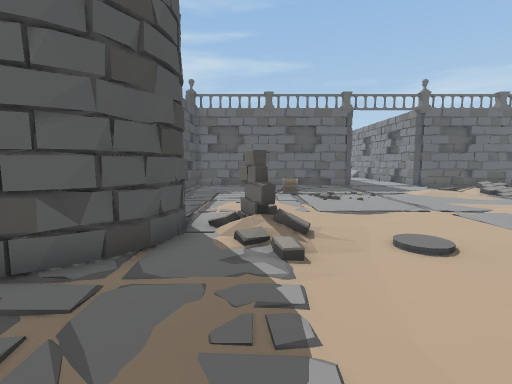
[1] (above)

17 first-person views from a walk through a 3-D level made in the Unity game engine. The camera is 1.5 m above the floor, tilts 6° down and sees 85° across. Doors are open. The floor is counted in squares, 1 m on a side. Each view is taken from the middle of a square. On the plan, view 1 faces up. The plan holds only what a view shows up to about 14 squares ahead; the rest is blank. The place goes on beyond the plan. The player is left out. Some animated figures are left out.

[2]
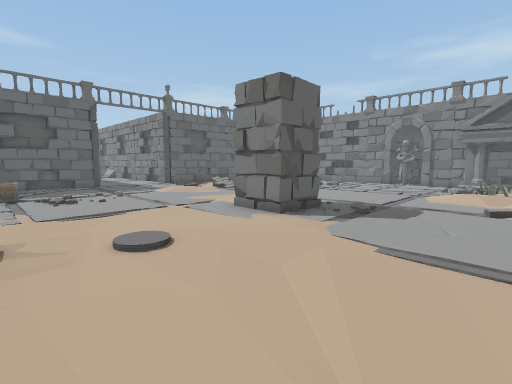

[3]
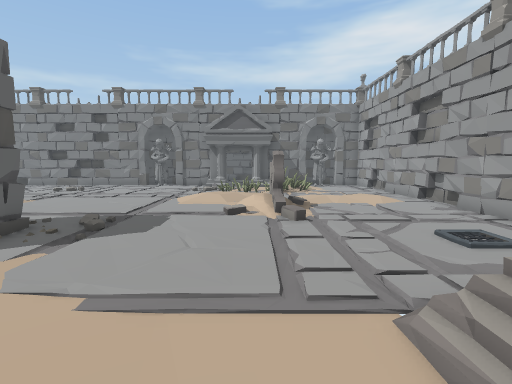

[4]
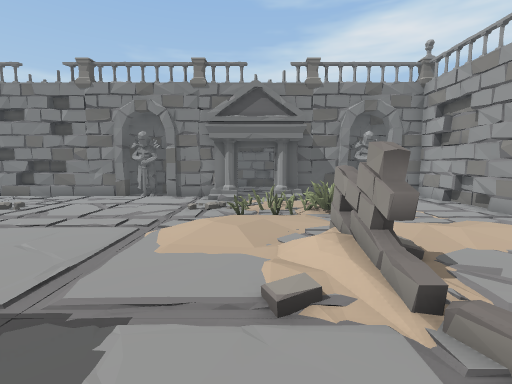

[5]
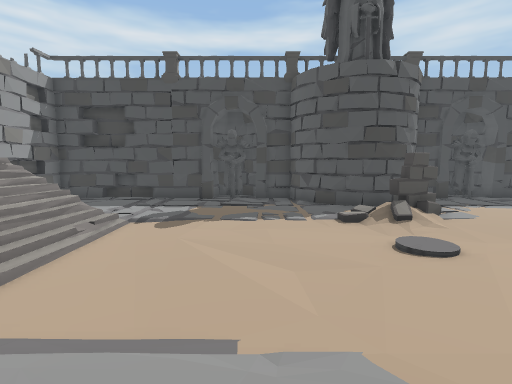

[6]
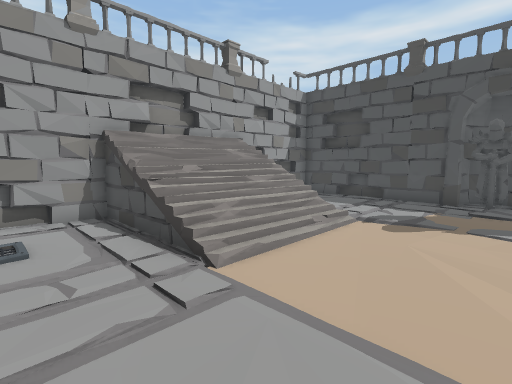

[7]
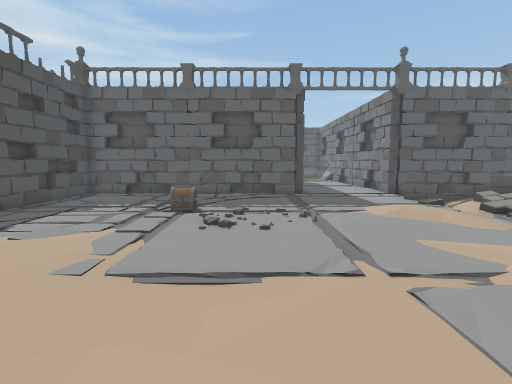

[8]
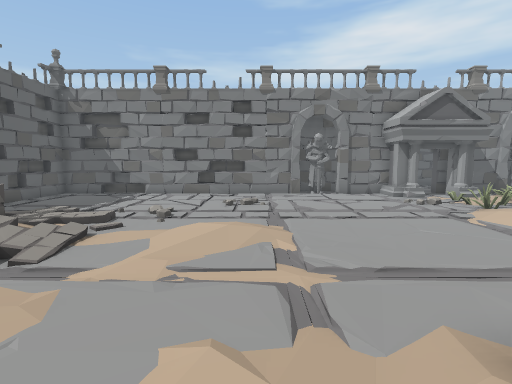

[9]
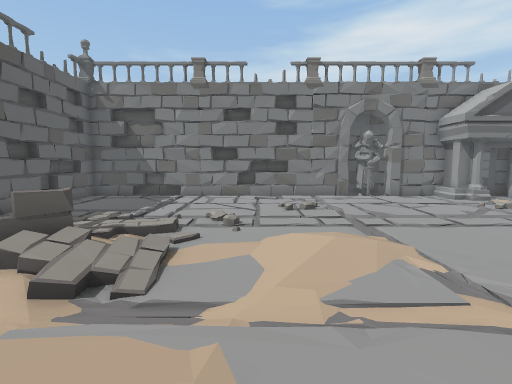

[10]
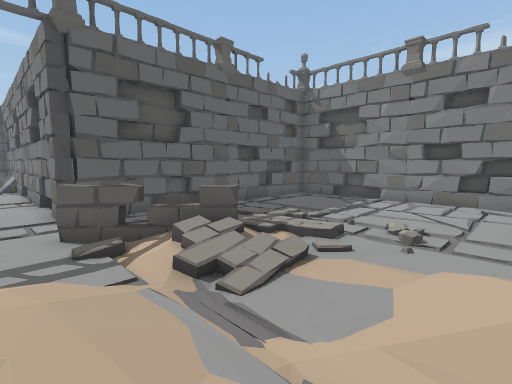

[11]
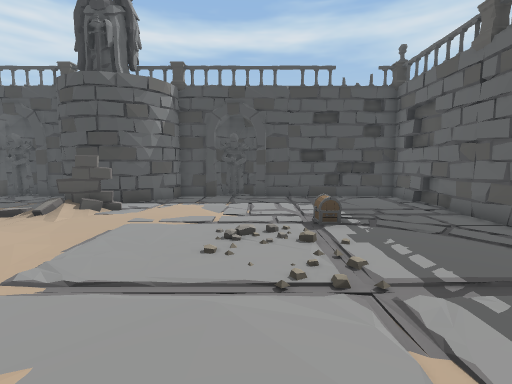

[12]
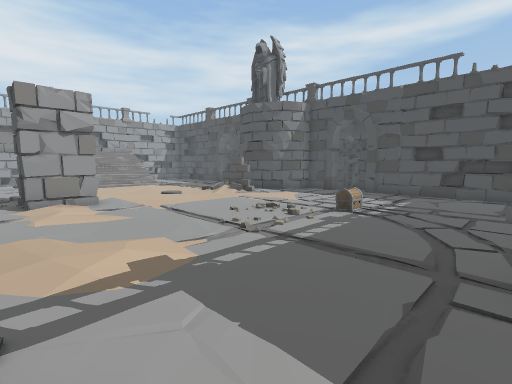

[13]
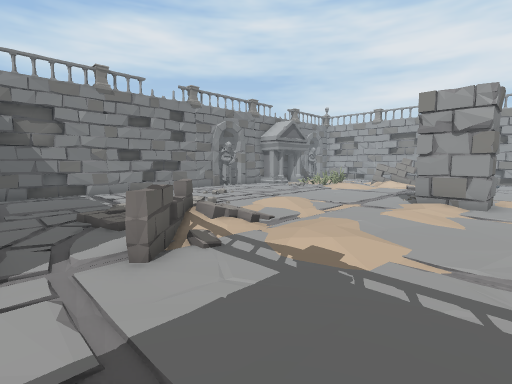

[14]
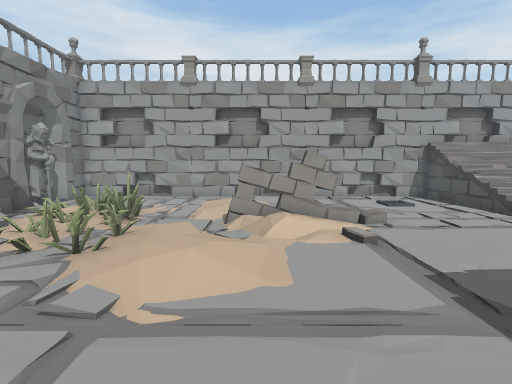

[15]
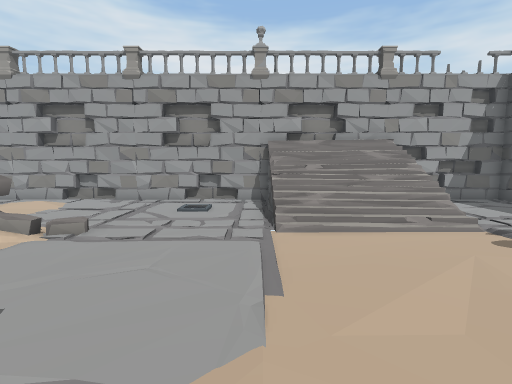

[16]
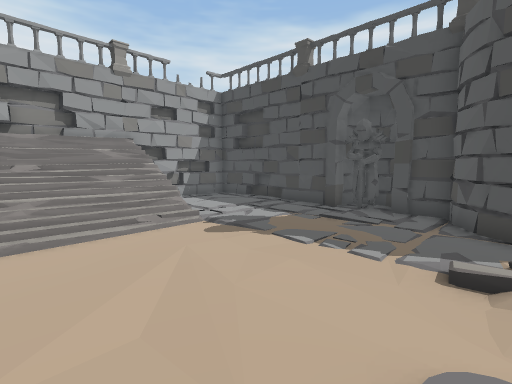

[17]
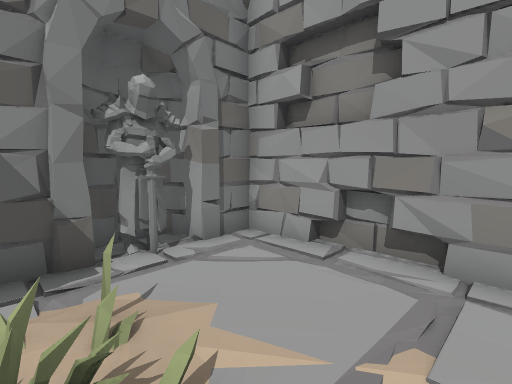

### Floor plan
Key: @ floor where view 1 was taken; # wall or solid block; . main floor; : floor 0.25 m higher than the main floor; + floor 0.75 m higher than the main floor; / step, stairs or slope; D open door; = window, fence, low wall or low ledge; C chest; P pillar; S statue; O other object.
Columns run from 5 left of view 1 to 22 right of it. Each row starts with its distance up from view 1.
 18  ###.............######.###
 17  #........................#
 16  #.............OO.///.....#
 15  #............./O    .....#
 14  #....CC.....//. O  //....#
 13  #............:./:.:/.....#
 12 ##............/.....//....#
 11 #S........................#
 10 ##................:.......#
  9  # .......................#
  8  ##.......................#
  7   ##/O......PPP...........##
  6    #/O .....P P...........S#
  5   ##.//.O...PPP...........##
  4  ##.......................#
  3  #.................././///#
  2 ##.................:/.O/OO#
  1 #S................./:.....D
  0 ##...@........../ /.....OO#
 -1  #.............OOOOO.O../ #
 -2  #....::::#............O//#
 -3  #....+++=O........:.../..##
 -4  #....=###=........:......S#
 -5  #... #####......../......##
 -6  #...#    #..........###.##
 -7  #####    ################

Where each view was taken, in squares from view 1:
view 1: 0 up, 0 right, facing up
view 2: 0 up, 1 right, facing up-right
view 3: 0 up, 3 right, facing right
view 4: 1 up, 8 right, facing right
view 5: 2 up, 8 right, facing left
view 6: 2 up, 8 right, facing down-left
view 7: 5 up, 4 right, facing up
view 8: 9 up, 7 right, facing right
view 9: 11 up, 8 right, facing right
view 10: 10 up, 9 right, facing up-right
view 11: 12 up, 9 right, facing left
view 12: 18 up, 10 right, facing down-left
view 13: 18 up, 6 right, facing down-right
view 14: 6 up, 13 right, facing down
view 15: 5 up, 6 right, facing down
view 16: 5 up, 5 right, facing down-left
view 17: 2 down, 16 right, facing down-right
